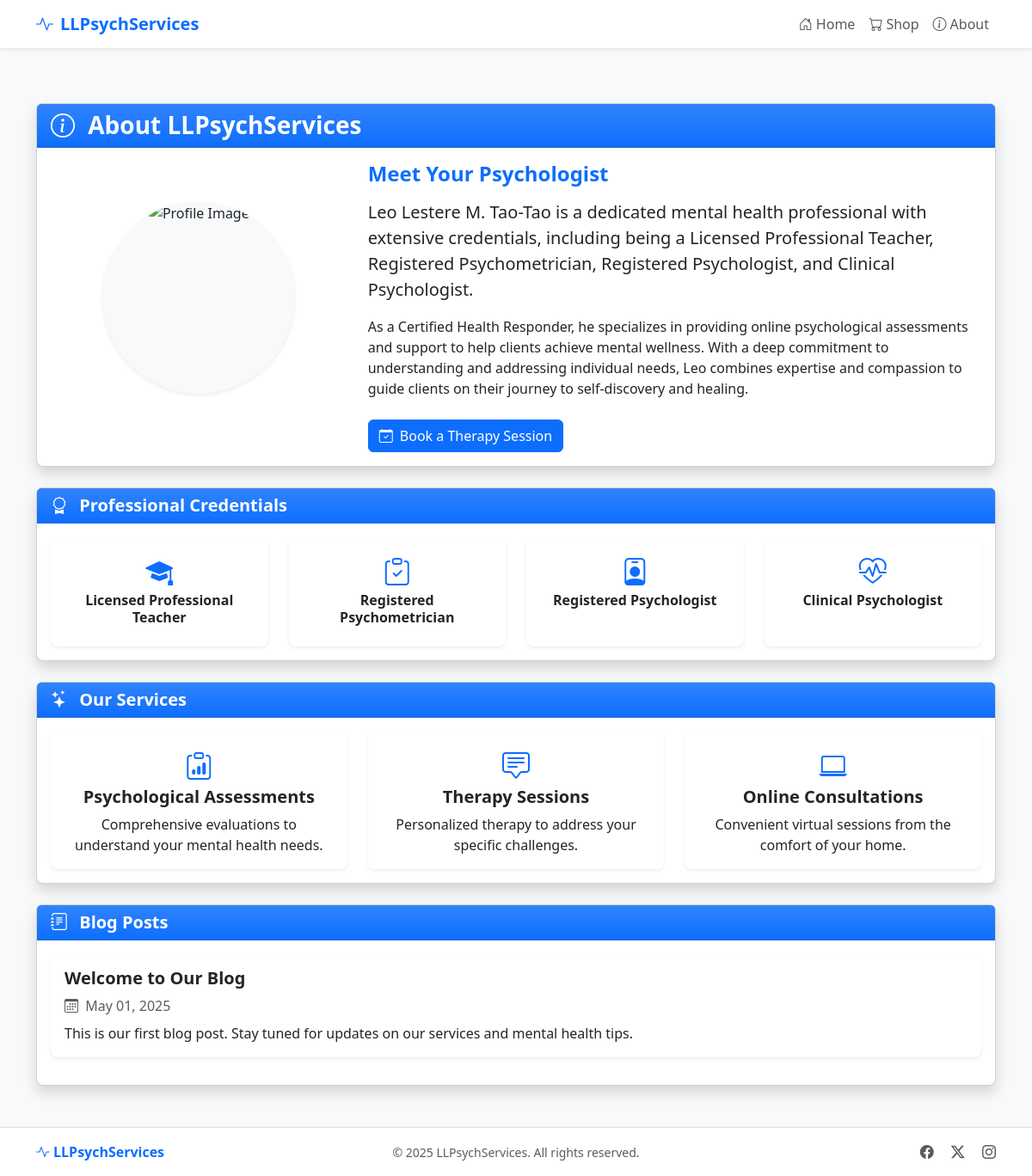
/about, run on the app's committed database.
### app.py (models this page shows)
class BlogPost(db.Model):
    id = db.Column(db.Integer, primary_key=True)
    title = db.Column(db.String(100), nullable=False)
    content = db.Column(db.Text, nullable=False)
    created_at = db.Column(db.DateTime, default=datetime.utcnow)

### app.py (the view)
@app.route('/about')
def about():
    posts = BlogPost.query.order_by(BlogPost.created_at.desc()).all()
    return render_template('about.html', posts=posts)

### templates/about.html (shortened to what this page needs)
{% extends 'base.html' %}
{% block content %}
<div class="container py-3 py-md-4">
  <div class="card shadow mb-4">
    <div class="card-header bg-primary bg-gradient text-white">
      <h1 class="h3 mb-0 fw-bold">
        <i class="bi bi-info-circle me-2"></i> About LLPsychServices
      </h1>
    </div>
    <div class="card-body">
      <div class="row align-items-center">
        <div class="col-md-4 mb-4 mb-md-0 text-center">
            <div class="rounded-circle overflow-hidden bg-light d-inline-block shadow-sm mb-3" style="width: 14rem; height: 14rem;">
              <img src="https://ll-psychological-services.myshopify.com/cdn/shop/files/473568151_576419638487626_8560879448081323615_n.jpg?v=1738648161"
                   alt="Profile Image"
                   class="img-fluid h-100 w-100 object-fit-cover">
            </div>
          </div>
        <div class="col-md-8">
          <h2 class="h4 mb-3 text-primary fw-bold">Meet Your Psychologist</h2>
          <p class="lead">Leo Lestere M. Tao-Tao is a dedicated mental health professional with extensive credentials, including being a Licensed Professional Teacher, Registered Psychometrician, Registered Psychologist, and Clinical Psychologist.</p>
          <p>As a Certified Health Responder, he specializes in providing online psychological assessments and support to help clients achieve mental wellness. With a deep commitment to understanding and addressing individual needs, Leo combines expertise and compassion to guide clients on their journey to self-discovery and healing.</p>
          <a href="#" class="btn btn-primary mt-2">
            <i class="bi bi-calendar-check me-1"></i> Book a Therapy Session
          </a>
        </div>
      </div>
    </div>
  </div>
  <div class="row mb-4">
    <div class="col-md-12">
      <div class="card shadow">
        <div class="card-header bg-primary bg-gradient text-white">
          <h2 class="h5 mb-0 fw-bold">
            <i class="bi bi-award me-2"></i> Professional Credentials
          </h2>
        </div>
        <div class="card-body">
          <div class="row row-cols-1 row-cols-md-2 row-cols-lg-4 g-4">
            <div class="col">
              <div class="card h-100 border-0 shadow-sm">
                <div class="card-body text-center">
                  <i class="bi bi-mortarboard-fill text-primary mb-3" style="font-size: 2rem;"></i>
                  <h3 class="h6 fw-bold">Licensed Professional Teacher</h3>
                </div>
              </div>
            </div>
            <div class="col">
              <div class="card h-100 border-0 shadow-sm">
                <div class="card-body text-center">
                  <i class="bi bi-clipboard-check text-primary mb-3" style="font-size: 2rem;"></i>
                  <h3 class="h6 fw-bold">Registered Psychometrician</h3>
                </div>
              </div>
            </div>
            <div class="col">
              <div class="card h-100 border-0 shadow-sm">
                <div class="card-body text-center">
                  <i class="bi bi-person-badge text-primary mb-3" style="font-size: 2rem;"></i>
                  <h3 class="h6 fw-bold">Registered Psychologist</h3>
                </div>
              </div>
            </div>
            <div class="col">
              <div class="card h-100 border-0 shadow-sm">
                <div class="card-body text-center">
                  <i class="bi bi-heart-pulse text-primary mb-3" style="font-size: 2rem;"></i>
                  <h3 class="h6 fw-bold">Clinical Psychologist</h3>
                </div>
              </div>
            </div>
          </div>
        </div>
      </div>
    </div>
  </div>
  <div class="row mb-4">
    <div class="col-md-12">
      <div class="card shadow">
        <div class="card-header bg-primary bg-gradient text-white">
          <h2 class="h5 mb-0 fw-bold">
            <i class="bi bi-stars me-2"></i> Our Services
          </h2>
        </div>
        <div class="card-body">
          <div class="row g-4">
            <div class="col-md-4">
              <div class="card h-100 border-0 shadow-sm">
                <div class="card-body text-center">
                  <i class="bi bi-clipboard-data text-primary mb-3" style="font-size: 2rem;"></i>
                  <h3 class="h5 fw-bold">Psychological Assessments</h3>
                  <p class="card-text">Comprehensive evaluations to understand your mental health needs.</p>
                </div>
              </div>
            </div>
            <div class="col-md-4">
              <div class="card h-100 border-0 shadow-sm">
                <div class="card-body text-center">
                  <i class="bi bi-chat-square-text text-primary mb-3" style="font-size: 2rem;"></i>
                  <h3 class="h5 fw-bold">Therapy Sessions</h3>
                  <p class="card-text">Personalized therapy to address your specific challenges.</p>
                </div>
              </div>
            </div>
            <div class="col-md-4">
              <div class="card h-100 border-0 shadow-sm">
                <div class="card-body text-center">
                  <i class="bi bi-laptop text-primary mb-3" style="font-size: 2rem;"></i>
                  <h3 class="h5 fw-bold">Online Consultations</h3>
                  <p class="card-text">Convenient virtual sessions from the comfort of your home.</p>
                </div>
              </div>
            </div>
          </div>
        </div>
      </div>
    </div>
  </div>
  <div class="card shadow">
    <div class="card-header bg-primary bg-gradient text-white">
      <h2 class="h5 mb-0 fw-bold">
        <i class="bi bi-journal-text me-2"></i> Blog Posts
      </h2>
    </div>
    <div class="card-body">
      {% if posts %}
        {% for post in posts %}
          <div class="card mb-3 border-0 shadow-sm">
            <div class="card-body">
              <h3 class="h5 fw-bold">{{ post.title }}</h3>
              <div class="text-muted mb-2">
                <i class="bi bi-calendar3 me-1"></i> {{ post.created_at.strftime('%B %d, %Y') }}
              </div>
              <div>{{ post.content|safe }}</div>
            </div>
          </div>
        {% endfor %}
      {% else %}
        <div class="alert alert-info">
          <i class="bi bi-info-circle me-2"></i> No blog posts available at the moment. Check back soon!
        </div>
      {% endif %}
    </div>
  </div>
{% endblock %}

### templates/base.html (style rules this page uses)
html, body { height: 100%; }
body { display: flex; flex-direction: column; background-color: #f8f9fa; }
.card { border-radius: 0.5rem; box-shadow: 0 0.5rem 1rem rgba(0, 0, 0, 0.15); transition: transform 0.2s; }
.card-header { border-top-left-radius: calc(0.5rem - 1px); border-top-right-radius: calc(0.5rem - 1px); }
.btn-primary { background-color: #0d6efd; border-color: #0d6efd; }

### data on the page
BlogPost: title "Welcome to Our Blog", created_at "May 01, 2025", content "This is our first blog post. Stay tuned for updates on our services and mental health tips."
